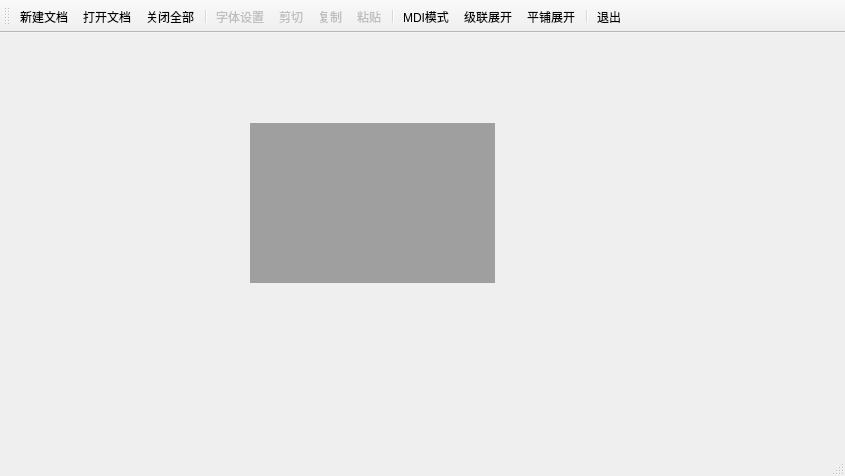
<?xml version="1.0" encoding="UTF-8"?>
<ui version="4.0">
 <class>MainWindow</class>
 <widget class="QMainWindow" name="MainWindow">
  <property name="geometry">
   <rect>
    <x>0</x>
    <y>0</y>
    <width>845</width>
    <height>476</height>
   </rect>
  </property>
  <property name="windowTitle">
   <string>MainWindow</string>
  </property>
  <widget class="QWidget" name="centralwidget">
   <widget class="QMdiArea" name="mdiArea">
    <property name="geometry">
     <rect>
      <x>250</x>
      <y>90</y>
      <width>245</width>
      <height>160</height>
     </rect>
    </property>
   </widget>
  </widget>
  <widget class="QMenuBar" name="menubar">
   <property name="geometry">
    <rect>
     <x>0</x>
     <y>0</y>
     <width>845</width>
     <height>24</height>
    </rect>
   </property>
  </widget>
  <widget class="QStatusBar" name="statusbar"/>
  <widget class="QToolBar" name="toolBar">
   <property name="windowTitle">
    <string>toolBar</string>
   </property>
   <property name="toolButtonStyle">
    <enum>Qt::ToolButtonTextUnderIcon</enum>
   </property>
   <attribute name="toolBarArea">
    <enum>TopToolBarArea</enum>
   </attribute>
   <attribute name="toolBarBreak">
    <bool>false</bool>
   </attribute>
   <addaction name="actDoc_New"/>
   <addaction name="actDoc_Open"/>
   <addaction name="actCloseALL"/>
   <addaction name="separator"/>
   <addaction name="actFont"/>
   <addaction name="actCut"/>
   <addaction name="actCopy"/>
   <addaction name="actPaste"/>
   <addaction name="separator"/>
   <addaction name="actViewMode"/>
   <addaction name="actCascade"/>
   <addaction name="actTile"/>
   <addaction name="separator"/>
   <addaction name="actQuit"/>
  </widget>
  <action name="actDoc_New">
   <property name="icon">
    <iconset resource="res.qrc">
     <normaloff>:/images/images/100.bmp</normaloff>:/images/images/100.bmp</iconset>
   </property>
   <property name="text">
    <string>新建文档</string>
   </property>
   <property name="toolTip">
    <string>新建文档窗口</string>
   </property>
  </action>
  <action name="actQuit">
   <property name="icon">
    <iconset resource="res.qrc">
     <normaloff>:/images/images/132.bmp</normaloff>:/images/images/132.bmp</iconset>
   </property>
   <property name="text">
    <string>退出</string>
   </property>
   <property name="toolTip">
    <string>退出本系统</string>
   </property>
  </action>
  <action name="actDoc_Open">
   <property name="icon">
    <iconset resource="res.qrc">
     <normaloff>:/images/images/122.bmp</normaloff>:/images/images/122.bmp</iconset>
   </property>
   <property name="text">
    <string>打开文档</string>
   </property>
   <property name="toolTip">
    <string>打开文档</string>
   </property>
  </action>
  <action name="actFont">
   <property name="enabled">
    <bool>false</bool>
   </property>
   <property name="icon">
    <iconset resource="res.qrc">
     <normaloff>:/images/images/506.bmp</normaloff>:/images/images/506.bmp</iconset>
   </property>
   <property name="text">
    <string>字体设置</string>
   </property>
   <property name="toolTip">
    <string>字体设置</string>
   </property>
  </action>
  <action name="actCut">
   <property name="enabled">
    <bool>false</bool>
   </property>
   <property name="icon">
    <iconset resource="res.qrc">
     <normaloff>:/images/images/200.bmp</normaloff>:/images/images/200.bmp</iconset>
   </property>
   <property name="text">
    <string>剪切</string>
   </property>
   <property name="toolTip">
    <string>剪切</string>
   </property>
  </action>
  <action name="actCopy">
   <property name="enabled">
    <bool>false</bool>
   </property>
   <property name="icon">
    <iconset resource="res.qrc">
     <normaloff>:/images/images/202.bmp</normaloff>:/images/images/202.bmp</iconset>
   </property>
   <property name="text">
    <string>复制</string>
   </property>
   <property name="toolTip">
    <string>复制</string>
   </property>
  </action>
  <action name="actPaste">
   <property name="enabled">
    <bool>false</bool>
   </property>
   <property name="icon">
    <iconset resource="res.qrc">
     <normaloff>:/images/images/204.bmp</normaloff>:/images/images/204.bmp</iconset>
   </property>
   <property name="text">
    <string>粘贴</string>
   </property>
   <property name="toolTip">
    <string>粘贴</string>
   </property>
  </action>
  <action name="actViewMode">
   <property name="checkable">
    <bool>true</bool>
   </property>
   <property name="icon">
    <iconset resource="res.qrc">
     <normaloff>:/images/images/230.bmp</normaloff>:/images/images/230.bmp</iconset>
   </property>
   <property name="text">
    <string>MDI模式</string>
   </property>
   <property name="toolTip">
    <string>窗口模式或页面模式</string>
   </property>
  </action>
  <action name="actCascade">
   <property name="icon">
    <iconset resource="res.qrc">
     <normaloff>:/images/images/400.bmp</normaloff>:/images/images/400.bmp</iconset>
   </property>
   <property name="text">
    <string>级联展开</string>
   </property>
   <property name="toolTip">
    <string>窗口级联展开</string>
   </property>
  </action>
  <action name="actTile">
   <property name="icon">
    <iconset resource="res.qrc">
     <normaloff>:/images/images/406.bmp</normaloff>:/images/images/406.bmp</iconset>
   </property>
   <property name="text">
    <string>平铺展开</string>
   </property>
   <property name="toolTip">
    <string>窗口平铺展开</string>
   </property>
  </action>
  <action name="actCloseALL">
   <property name="icon">
    <iconset resource="res.qrc">
     <normaloff>:/images/images/128.bmp</normaloff>:/images/images/128.bmp</iconset>
   </property>
   <property name="text">
    <string>关闭全部</string>
   </property>
   <property name="toolTip">
    <string>关闭所有窗口</string>
   </property>
  </action>
 </widget>
 <resources>
  <include location="res.qrc"/>
 </resources>
 <connections>
  <connection>
   <sender>actQuit</sender>
   <signal>triggered()</signal>
   <receiver>MainWindow</receiver>
   <slot>close()</slot>
   <hints>
    <hint type="sourcelabel">
     <x>-1</x>
     <y>-1</y>
    </hint>
    <hint type="destinationlabel">
     <x>422</x>
     <y>237</y>
    </hint>
   </hints>
  </connection>
 </connections>
</ui>
